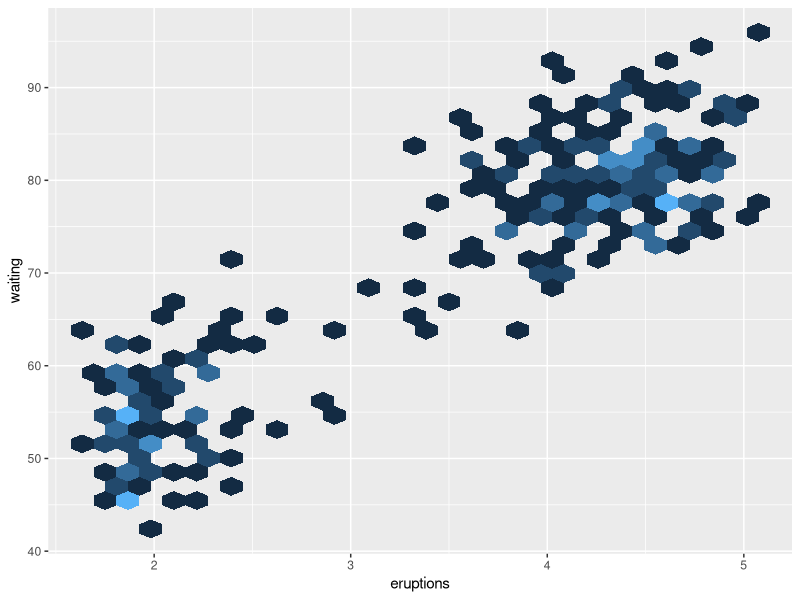
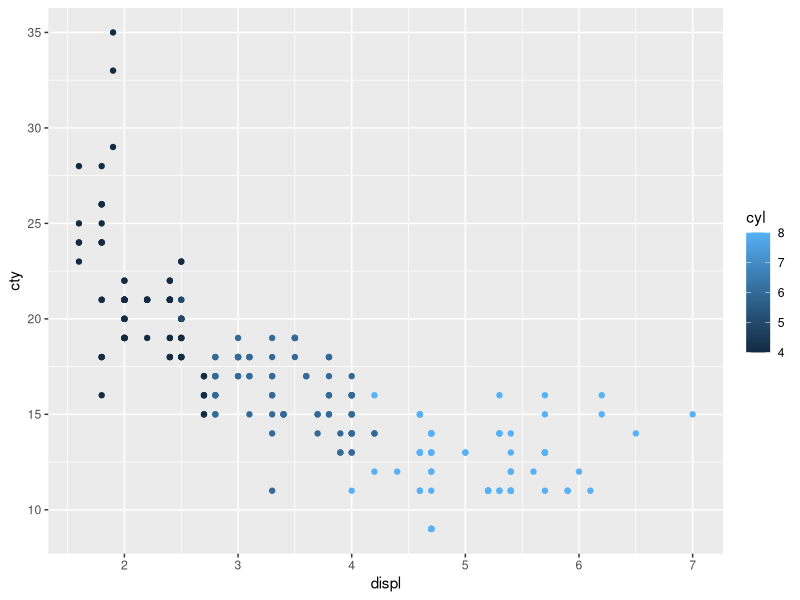

The R script that drew these images, in order: (Note: this script raises an error after producing the figures.)

# libraries -----------------------------------------------------------------

library(tidyverse)


# 1. names.glue parameter ----------------------------------------------------

(storms_sum <- storms %>% 
  filter(year %in% 1975:1977) %>% 
  group_by(year, status) %>% 
  summarise(mean = mean(pressure, na.rm = TRUE),
                   median = median(pressure, na.rm = TRUE),
                   .groups = "drop"))

storms_sum %>% 
  pivot_wider(names_from = "year", 
              values_from = c("mean", "median"))

wide_storms <- storms_sum %>% 
  pivot_wider(names_from = "year", 
              values_from = c("mean", "median"), 
              names_glue = "{.value}_of_{year}")


# 2. Custom break pivot_longer ---------------------------------------------

wide_storms %>% 
  pivot_longer(-status, 
               names_to = c("stat", "year"),
               names_pattern = "(.*)_of_(.*)",
               names_transform = list(year = as.integer),
               values_to = "value")


# 3. summarise multiple columns with multiple functions ----------------------

mtcars %>% 
  group_by(cyl) %>% 
  summarise(across(starts_with("d"),
                   list(mean = mean, median = median),
                   .names = "{fn}_of_{col}"))


# 4. create a fake legend with cowplot, ggplot, patchwork -----------------

p1 <- faithful %>% 
  ggplot(aes(eruptions, waiting)) +
  geom_hex(show.legend = F)

p2 <- mpg %>%
  ggplot(aes(displ, cty, col = cyl)) +
  geom_point()

layout <- c(
  area(t = 1, l = 1, b = 5, r = 4),
  area(t = 2, l = 5, b = 3, r = 5)
)

p1 + cowplot::get_legend(p2) + 
  plot_layout(design = layout)



